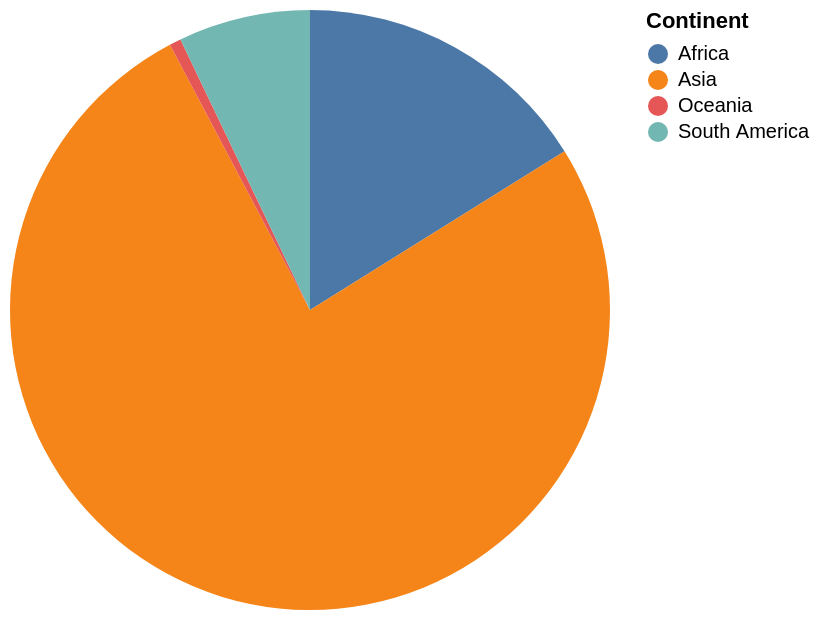

Describe this chart as a Vega-Lite specification.
### Vega-Lite specification from a JSON file in a GitHub repository (floating-point values rounded to 4 significant figures)
{"data": {"values": [{"x_data": "Africa", "y_data": 784475000}, {"x_data": "Asia", "y_data": 3705025700}, {"x_data": "Oceania", "y_data": 30401150}, {"x_data": "South America", "y_data": 345780000}]}, "mark": "arc", "encoding": {"theta": {"field": "y_data", "type": "quantitative", "title": "sum(Population)"}, "color": {"field": "x_data", "type": "nominal", "title": "Continent"}}}
